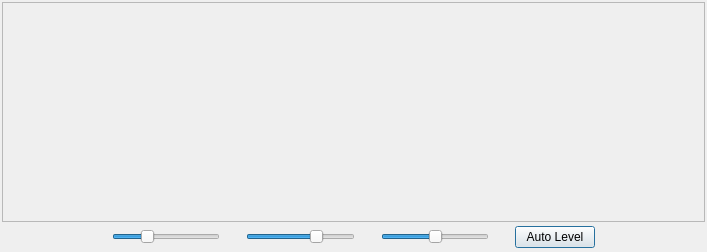
<?xml version="1.0" encoding="UTF-8"?>
<ui version="4.0">
 <class>FastGraph</class>
 <widget class="QDialog" name="FastGraph">
  <property name="windowTitle">
   <string>Fast Graph</string>
  </property>
  <layout class="QVBoxLayout" name="verticalLayout">
   <property name="spacing">
    <number>2</number>
   </property>
   <property name="sizeConstraint">
    <enum>QLayout::SetFixedSize</enum>
   </property>
   <property name="leftMargin">
    <number>2</number>
   </property>
   <property name="topMargin">
    <number>2</number>
   </property>
   <property name="rightMargin">
    <number>2</number>
   </property>
   <property name="bottomMargin">
    <number>2</number>
   </property>
   <item>
    <widget class="FPlotter" name="fastPlot">
     <property name="enabled">
      <bool>true</bool>
     </property>
     <property name="sizePolicy">
      <sizepolicy hsizetype="Fixed" vsizetype="Expanding">
       <horstretch>0</horstretch>
       <verstretch>0</verstretch>
      </sizepolicy>
     </property>
     <property name="minimumSize">
      <size>
       <width>703</width>
       <height>220</height>
      </size>
     </property>
     <property name="maximumSize">
      <size>
       <width>703</width>
       <height>220</height>
      </size>
     </property>
     <property name="frameShape">
      <enum>QFrame::StyledPanel</enum>
     </property>
     <property name="frameShadow">
      <enum>QFrame::Sunken</enum>
     </property>
     <property name="lineWidth">
      <number>1</number>
     </property>
    </widget>
   </item>
   <item>
    <widget class="QWidget" name="controls_widget" native="true">
     <layout class="QHBoxLayout" name="horizontalLayout">
      <property name="leftMargin">
       <number>2</number>
      </property>
      <property name="topMargin">
       <number>2</number>
      </property>
      <property name="rightMargin">
       <number>2</number>
      </property>
      <property name="bottomMargin">
       <number>2</number>
      </property>
      <item>
       <spacer name="horizontalSpacer_2">
        <property name="orientation">
         <enum>Qt::Horizontal</enum>
        </property>
        <property name="sizeType">
         <enum>QSizePolicy::Expanding</enum>
        </property>
        <property name="sizeHint" stdset="0">
         <size>
          <width>99</width>
          <height>20</height>
         </size>
        </property>
       </spacer>
      </item>
      <item>
       <widget class="QSlider" name="gainSlider">
        <property name="toolTip">
         <string>Waterfall gain</string>
        </property>
        <property name="minimum">
         <number>-60</number>
        </property>
        <property name="maximum">
         <number>140</number>
        </property>
        <property name="pageStep">
         <number>40</number>
        </property>
        <property name="orientation">
         <enum>Qt::Horizontal</enum>
        </property>
       </widget>
      </item>
      <item>
       <spacer name="horizontalSpacer_7">
        <property name="orientation">
         <enum>Qt::Horizontal</enum>
        </property>
        <property name="sizeType">
         <enum>QSizePolicy::Preferred</enum>
        </property>
        <property name="sizeHint" stdset="0">
         <size>
          <width>20</width>
          <height>20</height>
         </size>
        </property>
       </spacer>
      </item>
      <item>
       <widget class="QSlider" name="zeroSlider">
        <property name="toolTip">
         <string>Waterfall zero</string>
        </property>
        <property name="minimum">
         <number>-60</number>
        </property>
        <property name="maximum">
         <number>120</number>
        </property>
        <property name="value">
         <number>60</number>
        </property>
        <property name="orientation">
         <enum>Qt::Horizontal</enum>
        </property>
       </widget>
      </item>
      <item>
       <spacer name="horizontalSpacer">
        <property name="orientation">
         <enum>Qt::Horizontal</enum>
        </property>
        <property name="sizeType">
         <enum>QSizePolicy::Preferred</enum>
        </property>
        <property name="sizeHint" stdset="0">
         <size>
          <width>20</width>
          <height>20</height>
         </size>
        </property>
       </spacer>
      </item>
      <item>
       <widget class="QSlider" name="greenZeroSlider">
        <property name="toolTip">
         <string>Spectrum zero</string>
        </property>
        <property name="minimum">
         <number>-100</number>
        </property>
        <property name="maximum">
         <number>160</number>
        </property>
        <property name="value">
         <number>30</number>
        </property>
        <property name="orientation">
         <enum>Qt::Horizontal</enum>
        </property>
       </widget>
      </item>
      <item>
       <spacer name="horizontalSpacer_3">
        <property name="orientation">
         <enum>Qt::Horizontal</enum>
        </property>
        <property name="sizeType">
         <enum>QSizePolicy::Preferred</enum>
        </property>
        <property name="sizeHint" stdset="0">
         <size>
          <width>20</width>
          <height>20</height>
         </size>
        </property>
       </spacer>
      </item>
      <item>
       <widget class="QPushButton" name="pbAutoLevel">
        <property name="toolTip">
         <string>&lt;html&gt;&lt;head/&gt;&lt;body&gt;&lt;p&gt;Set reasonable levels for gain and zero sliders.&lt;/p&gt;&lt;/body&gt;&lt;/html&gt;</string>
        </property>
        <property name="text">
         <string>Auto Level</string>
        </property>
       </widget>
      </item>
      <item>
       <spacer name="horizontalSpacer_5">
        <property name="orientation">
         <enum>Qt::Horizontal</enum>
        </property>
        <property name="sizeType">
         <enum>QSizePolicy::Expanding</enum>
        </property>
        <property name="sizeHint" stdset="0">
         <size>
          <width>99</width>
          <height>20</height>
         </size>
        </property>
       </spacer>
      </item>
     </layout>
    </widget>
   </item>
  </layout>
 </widget>
 <customwidgets>
  <customwidget>
   <class>FPlotter</class>
   <extends>QFrame</extends>
   <header>fastplot.h</header>
   <container>1</container>
  </customwidget>
 </customwidgets>
 <resources/>
 <connections/>
</ui>
